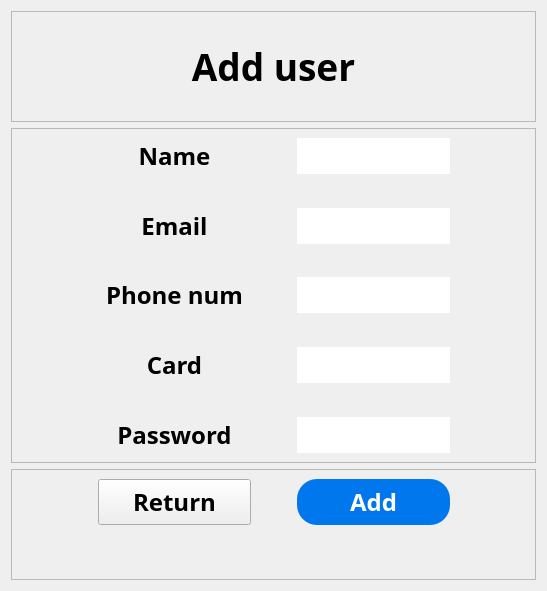
           <widget class="QWidget" name="add_user_page25">
            <layout class="QVBoxLayout" name="verticalLayout_45">
             <item>
              <layout class="QVBoxLayout" name="verticalLayout_44" stretch="1,3,1">
               <item>
                <widget class="QFrame" name="frame_73">
                 <property name="frameShape">
                  <enum>QFrame::StyledPanel</enum>
                 </property>
                 <property name="frameShadow">
                  <enum>QFrame::Raised</enum>
                 </property>
                 <layout class="QGridLayout" name="gridLayout_149">
                  <item row="0" column="0">
                   <layout class="QGridLayout" name="gridLayout_148">
                    <item row="0" column="0">
                     <widget class="QLabel" name="label_64">
                      <property name="font">
                       <font>
                        <family>Bahnschrift SemiBold</family>
                        <pointsize>28</pointsize>
                        <weight>75</weight>
                        <bold>true</bold>
                       </font>
                      </property>
                      <property name="text">
                       <string>Add user</string>
                      </property>
                      <property name="alignment">
                       <set>Qt::AlignCenter</set>
                      </property>
                     </widget>
                    </item>
                   </layout>
                  </item>
                 </layout>
                </widget>
               </item>
               <item>
                <widget class="QFrame" name="frame_72">
                 <property name="frameShape">
                  <enum>QFrame::StyledPanel</enum>
                 </property>
                 <property name="frameShadow">
                  <enum>QFrame::Raised</enum>
                 </property>
                 <layout class="QGridLayout" name="gridLayout_151">
                  <item row="0" column="0">
                   <layout class="QGridLayout" name="gridLayout_150" columnstretch="2,4,0,4,2">
                    <item row="2" column="3">
                     <widget class="QLineEdit" name="email_in_2">
                      <property name="sizePolicy">
                       <sizepolicy hsizetype="Expanding" vsizetype="Expanding">
                        <horstretch>0</horstretch>
                        <verstretch>0</verstretch>
                       </sizepolicy>
                      </property>
                      <property name="font">
                       <font>
                        <family>Bahnschrift SemiBold</family>
                        <pointsize>18</pointsize>
                        <weight>75</weight>
                        <bold>true</bold>
                       </font>
                      </property>
                      <property name="styleSheet">
                       <string notr="true">QLineEdit{border-radius:20px;}</string>
                      </property>
                      <property name="clearButtonEnabled">
                       <bool>true</bool>
                      </property>
                     </widget>
                    </item>
                    <item row="0" column="4">
                     <spacer name="horizontalSpacer_114">
                      <property name="orientation">
                       <enum>Qt::Horizontal</enum>
                      </property>
                      <property name="sizeHint" stdset="0">
                       <size>
                        <width>40</width>
                        <height>20</height>
                       </size>
                      </property>
                     </spacer>
                    </item>
                    <item row="6" column="1">
                     <widget class="QLabel" name="label_68">
                      <property name="font">
                       <font>
                        <family>Bahnschrift SemiBold</family>
                        <pointsize>18</pointsize>
                        <weight>75</weight>
                        <bold>true</bold>
                       </font>
                      </property>
                      <property name="text">
                       <string>Card</string>
                      </property>
                      <property name="alignment">
                       <set>Qt::AlignCenter</set>
                      </property>
                     </widget>
                    </item>
                    <item row="0" column="3">
                     <widget class="QLineEdit" name="name_in">
                      <property name="sizePolicy">
                       <sizepolicy hsizetype="Expanding" vsizetype="Expanding">
                        <horstretch>0</horstretch>
                        <verstretch>0</verstretch>
                       </sizepolicy>
                      </property>
                      <property name="font">
                       <font>
                        <family>Bahnschrift SemiBold</family>
                        <pointsize>18</pointsize>
                        <weight>75</weight>
                        <bold>true</bold>
                       </font>
                      </property>
                      <property name="styleSheet">
                       <string notr="true">QLineEdit{border-radius:20px;}</string>
                      </property>
                      <property name="clearButtonEnabled">
                       <bool>true</bool>
                      </property>
                     </widget>
                    </item>
                    <item row="4" column="1">
                     <widget class="QLabel" name="label_67">
                      <property name="font">
                       <font>
                        <family>Bahnschrift SemiBold</family>
                        <pointsize>18</pointsize>
                        <weight>75</weight>
                        <bold>true</bold>
                       </font>
                      </property>
                      <property name="text">
                       <string>Phone num</string>
                      </property>
                      <property name="alignment">
                       <set>Qt::AlignCenter</set>
                      </property>
                     </widget>
                    </item>
                    <item row="6" column="3">
                     <widget class="QLineEdit" name="card_in_2">
                      <property name="sizePolicy">
                       <sizepolicy hsizetype="Expanding" vsizetype="Expanding">
                        <horstretch>0</horstretch>
                        <verstretch>0</verstretch>
                       </sizepolicy>
                      </property>
                      <property name="font">
                       <font>
                        <family>Bahnschrift SemiBold</family>
                        <pointsize>18</pointsize>
                        <weight>75</weight>
                        <bold>true</bold>
                       </font>
                      </property>
                      <property name="styleSheet">
                       <string notr="true">QLineEdit{border-radius:20px;}</string>
                      </property>
                      <property name="clearButtonEnabled">
                       <bool>true</bool>
                      </property>
                     </widget>
                    </item>
                    <item row="3" column="1">
                     <spacer name="verticalSpacer_61">
                      <property name="orientation">
                       <enum>Qt::Vertical</enum>
                      </property>
                      <property name="sizeHint" stdset="0">
                       <size>
                        <width>20</width>
                        <height>40</height>
                       </size>
                      </property>
                     </spacer>
                    </item>
                    <item row="0" column="1">
                     <widget class="QLabel" name="label_65">
                      <property name="font">
                       <font>
                        <family>Bahnschrift SemiBold</family>
                        <pointsize>18</pointsize>
                        <weight>75</weight>
                        <bold>true</bold>
                       </font>
                      </property>
                      <property name="text">
                       <string>Name</string>
                      </property>
                      <property name="alignment">
                       <set>Qt::AlignCenter</set>
                      </property>
                     </widget>
                    </item>
                    <item row="5" column="1">
                     <spacer name="verticalSpacer_62">
                      <property name="orientation">
                       <enum>Qt::Vertical</enum>
                      </property>
                      <property name="sizeHint" stdset="0">
                       <size>
                        <width>20</width>
                        <height>40</height>
                       </size>
                      </property>
                     </spacer>
                    </item>
                    <item row="8" column="1">
                     <widget class="QLabel" name="label_69">
                      <property name="font">
                       <font>
                        <family>Bahnschrift SemiBold</family>
                        <pointsize>18</pointsize>
                        <weight>75</weight>
                        <bold>true</bold>
                       </font>
                      </property>
                      <property name="text">
                       <string>Password</string>
                      </property>
                      <property name="alignment">
                       <set>Qt::AlignCenter</set>
                      </property>
                     </widget>
                    </item>
                    <item row="0" column="2">
                     <spacer name="horizontalSpacer_113">
                      <property name="orientation">
                       <enum>Qt::Horizontal</enum>
                      </property>
                      <property name="sizeHint" stdset="0">
                       <size>
                        <width>40</width>
                        <height>20</height>
                       </size>
                      </property>
                     </spacer>
                    </item>
                    <item row="0" column="0">
                     <spacer name="horizontalSpacer_112">
                      <property name="orientation">
                       <enum>Qt::Horizontal</enum>
                      </property>
                      <property name="sizeHint" stdset="0">
                       <size>
                        <width>40</width>
                        <height>20</height>
                       </size>
                      </property>
                     </spacer>
                    </item>
                    <item row="4" column="3">
                     <widget class="QLineEdit" name="phone_num_in_2">
                      <property name="sizePolicy">
                       <sizepolicy hsizetype="Expanding" vsizetype="Expanding">
                        <horstretch>0</horstretch>
                        <verstretch>0</verstretch>
                       </sizepolicy>
                      </property>
                      <property name="font">
                       <font>
                        <family>Bahnschrift SemiBold</family>
                        <pointsize>18</pointsize>
                        <weight>75</weight>
                        <bold>true</bold>
                       </font>
                      </property>
                      <property name="styleSheet">
                       <string notr="true">QLineEdit{border-radius:20px;}</string>
                      </property>
                      <property name="clearButtonEnabled">
                       <bool>true</bool>
                      </property>
                     </widget>
                    </item>
                    <item row="8" column="3">
                     <widget class="QLineEdit" name="pwd_in_2">
                      <property name="sizePolicy">
                       <sizepolicy hsizetype="Expanding" vsizetype="Expanding">
                        <horstretch>0</horstretch>
                        <verstretch>0</verstretch>
                       </sizepolicy>
                      </property>
                      <property name="font">
                       <font>
                        <family>Bahnschrift SemiBold</family>
                        <pointsize>18</pointsize>
                        <weight>75</weight>
                        <bold>true</bold>
                       </font>
                      </property>
                      <property name="styleSheet">
                       <string notr="true">QLineEdit{border-radius:20px;}</string>
                      </property>
                      <property name="clearButtonEnabled">
                       <bool>true</bool>
                      </property>
                     </widget>
                    </item>
                    <item row="2" column="1">
                     <widget class="QLabel" name="label_66">
                      <property name="font">
                       <font>
                        <family>Bahnschrift SemiBold</family>
                        <pointsize>18</pointsize>
                        <weight>75</weight>
                        <bold>true</bold>
                       </font>
                      </property>
                      <property name="text">
                       <string>Email</string>
                      </property>
                      <property name="alignment">
                       <set>Qt::AlignCenter</set>
                      </property>
                     </widget>
                    </item>
                    <item row="1" column="1">
                     <spacer name="verticalSpacer_60">
                      <property name="orientation">
                       <enum>Qt::Vertical</enum>
                      </property>
                      <property name="sizeHint" stdset="0">
                       <size>
                        <width>20</width>
                        <height>40</height>
                       </size>
                      </property>
                     </spacer>
                    </item>
                    <item row="7" column="1">
                     <spacer name="verticalSpacer_63">
                      <property name="orientation">
                       <enum>Qt::Vertical</enum>
                      </property>
                      <property name="sizeHint" stdset="0">
                       <size>
                        <width>20</width>
                        <height>40</height>
                       </size>
                      </property>
                     </spacer>
                    </item>
                   </layout>
                  </item>
                 </layout>
                </widget>
               </item>
               <item>
                <widget class="QFrame" name="frame_71">
                 <property name="frameShape">
                  <enum>QFrame::StyledPanel</enum>
                 </property>
                 <property name="frameShadow">
                  <enum>QFrame::Raised</enum>
                 </property>
                 <layout class="QGridLayout" name="gridLayout_153">
                  <item row="0" column="0">
                   <layout class="QGridLayout" name="gridLayout_152" columnstretch="2,4,0,4,2">
                    <item row="0" column="0">
                     <spacer name="horizontalSpacer_115">
                      <property name="orientation">
                       <enum>Qt::Horizontal</enum>
                      </property>
                      <property name="sizeHint" stdset="0">
                       <size>
                        <width>40</width>
                        <height>20</height>
                       </size>
                      </property>
                     </spacer>
                    </item>
                    <item row="0" column="2">
                     <spacer name="horizontalSpacer_116">
                      <property name="orientation">
                       <enum>Qt::Horizontal</enum>
                      </property>
                      <property name="sizeHint" stdset="0">
                       <size>
                        <width>40</width>
                        <height>20</height>
                       </size>
                      </property>
                     </spacer>
                    </item>
                    <item row="0" column="4">
                     <spacer name="horizontalSpacer_117">
                      <property name="orientation">
                       <enum>Qt::Horizontal</enum>
                      </property>
                      <property name="sizeHint" stdset="0">
                       <size>
                        <width>40</width>
                        <height>20</height>
                       </size>
                      </property>
                     </spacer>
                    </item>
                    <item row="0" column="3">
                     <widget class="QPushButton" name="to_op_su_page_4">
                      <property name="sizePolicy">
                       <sizepolicy hsizetype="Minimum" vsizetype="Expanding">
                        <horstretch>0</horstretch>
                        <verstretch>0</verstretch>
                       </sizepolicy>
                      </property>
                      <property name="font">
                       <font>
                        <family>Bahnschrift SemiBold</family>
                        <pointsize>18</pointsize>
                        <weight>75</weight>
                        <bold>true</bold>
                       </font>
                      </property>
                      <property name="styleSheet">
                       <string notr="true">QPushButton{background-color: rgb(0, 119, 237); border-radius:20px; color:rgb(255,255,255);}</string>
                      </property>
                      <property name="text">
                       <string>Add</string>
                      </property>
                     </widget>
                    </item>
                    <item row="0" column="1">
                     <widget class="QPushButton" name="to_manage_user_page">
                      <property name="sizePolicy">
                       <sizepolicy hsizetype="Minimum" vsizetype="Expanding">
                        <horstretch>0</horstretch>
                        <verstretch>0</verstretch>
                       </sizepolicy>
                      </property>
                      <property name="font">
                       <font>
                        <family>Bahnschrift SemiBold</family>
                        <pointsize>18</pointsize>
                        <weight>75</weight>
                        <bold>true</bold>
                       </font>
                      </property>
                      <property name="text">
                       <string>Return</string>
                      </property>
                     </widget>
                    </item>
                    <item row="1" column="1">
                     <spacer name="verticalSpacer_64">
                      <property name="orientation">
                       <enum>Qt::Vertical</enum>
                      </property>
                      <property name="sizeHint" stdset="0">
                       <size>
                        <width>20</width>
                        <height>40</height>
                       </size>
                      </property>
                     </spacer>
                    </item>
                   </layout>
                  </item>
                 </layout>
                </widget>
               </item>
              </layout>
             </item>
            </layout>
           </widget>
